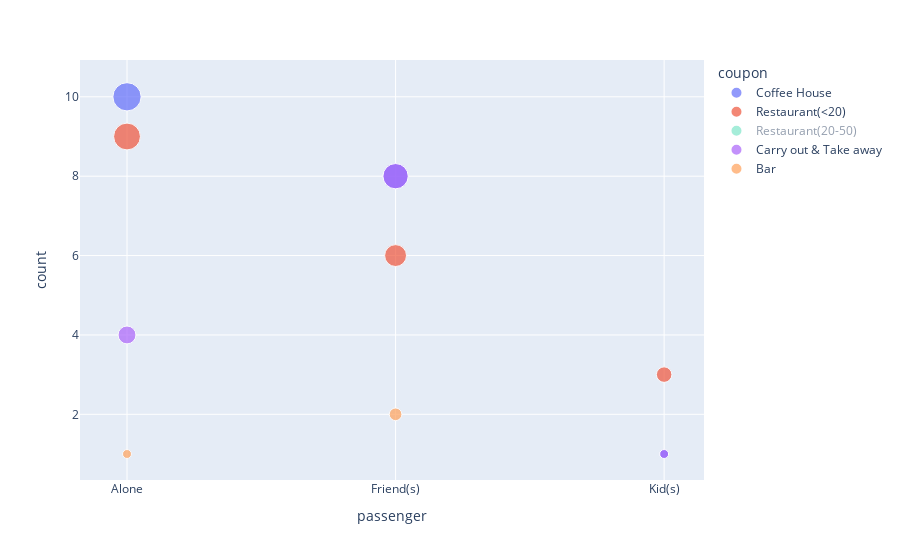

The notebook cell saved with this chart:
### Markdown cell above
### Independent Investigation

Using the bar coupon example as motivation, you are to explore one of the other coupon groups and try to determine the characteristics of passengers who accept the coupons.

### Code cell
# How do different passengers accept coupons? 
acceptedCouponData = acceptedCouponData.rename(columns = {"passanger" : "passenger"})
passengerGroupedDataCounts = acceptedCouponData.groupby('passenger')[['passenger', 'coupon']].value_counts().reset_index()
passengerGroupedDataCounts.columns = ['passenger', 'coupon', 'count']

passengerGroupedDataCounts.head()

# Create a scatter plot with hover text showing the accepted passenger groups for different coupon types accepted
fig2 = px.scatter(passengerGroupedDataCounts, x = "passenger", y = "count", color = "coupon", size = "count")
fig2.show()

# Conclusion1 = Those with Alone passengers are more likely to accept coupons for coffee house(s) followed by coupons for cheap restaurants
# Conclusion2 = Those with Friend(s) passengers are more likely to accept coupons for Carry Out and Take away, followed by coupons for cheap restautants

### Figure 1 — Plotly figure (JSON) as saved in the notebook; plotly's stock layout.template omitted (floating-point values rounded to 4 significant figures)
{"data": [{"hovertemplate": "coupon=Coffee House<br>passenger=%{x}<br>count=%{marker.size}<extra></extra>", "legendgroup": "Coffee House", "marker": {"color": "#636efa", "size": [10, 8, 1], "sizemode": "area", "sizeref": 0.025, "symbol": "circle"}, "mode": "markers", "name": "Coffee House", "orientation": "v", "showlegend": true, "type": "scatter", "x": ["Alone", "Friend(s)", "Kid(s)"], "xaxis": "x", "y": [10, 8, 1], "yaxis": "y"}, {"hovertemplate": "coupon=Restaurant(<20)<br>passenger=%{x}<br>count=%{marker.size}<extra></extra>", "legendgroup": "Restaurant(<20)", "marker": {"color": "#EF553B", "size": [9, 6, 3], "sizemode": "area", "sizeref": 0.025, "symbol": "circle"}, "mode": "markers", "name": "Restaurant(<20)", "orientation": "v", "showlegend": true, "type": "scatter", "x": ["Alone", "Friend(s)", "Kid(s)"], "xaxis": "x", "y": [9, 6, 3], "yaxis": "y"}, {"hovertemplate": "coupon=Restaurant(20-50)<br>passenger=%{x}<br>count=%{marker.size}<extra></extra>", "legendgroup": "Restaurant(20-50)", "marker": {"color": "#00cc96", "size": [7, 2], "sizemode": "area", "sizeref": 0.025, "symbol": "circle"}, "mode": "markers", "name": "Restaurant(20-50)", "orientation": "v", "showlegend": true, "type": "scatter", "visible": "legendonly", "x": ["Alone", "Friend(s)"], "xaxis": "x", "y": [7, 2], "yaxis": "y"}, {"hovertemplate": "coupon=Carry out & Take away<br>passenger=%{x}<br>count=%{marker.size}<extra></extra>", "legendgroup": "Carry out & Take away", "marker": {"color": "#ab63fa", "size": [4, 8, 1], "sizemode": "area", "sizeref": 0.025, "symbol": "circle"}, "mode": "markers", "name": "Carry out & Take away", "orientation": "v", "showlegend": true, "type": "scatter", "x": ["Alone", "Friend(s)", "Kid(s)"], "xaxis": "x", "y": [4, 8, 1], "yaxis": "y"}, {"hovertemplate": "coupon=Bar<br>passenger=%{x}<br>count=%{marker.size}<extra></extra>", "legendgroup": "Bar", "marker": {"color": "#FFA15A", "size": [1, 2], "sizemode": "area", "sizeref": 0.025, "symbol": "circle"}, "mode": "markers", "name": "Bar", "orientation": "v", "showlegend": true, "type": "scatter", "x": ["Alone", "Friend(s)"], "xaxis": "x", "y": [1, 2], "yaxis": "y"}], "layout": {"autosize": true, "legend": {"itemsizing": "constant", "title": {"text": "coupon"}, "tracegroupgap": 0}, "margin": {"t": 60}, "xaxis": {"anchor": "y", "autorange": true, "domain": [0, 1], "range": [-0.1588, 2.139], "title": {"text": "passenger"}, "type": "category"}, "yaxis": {"anchor": "x", "autorange": true, "domain": [0, 1], "range": [0.1873, 11.36], "title": {"text": "count"}, "type": "linear"}}}
